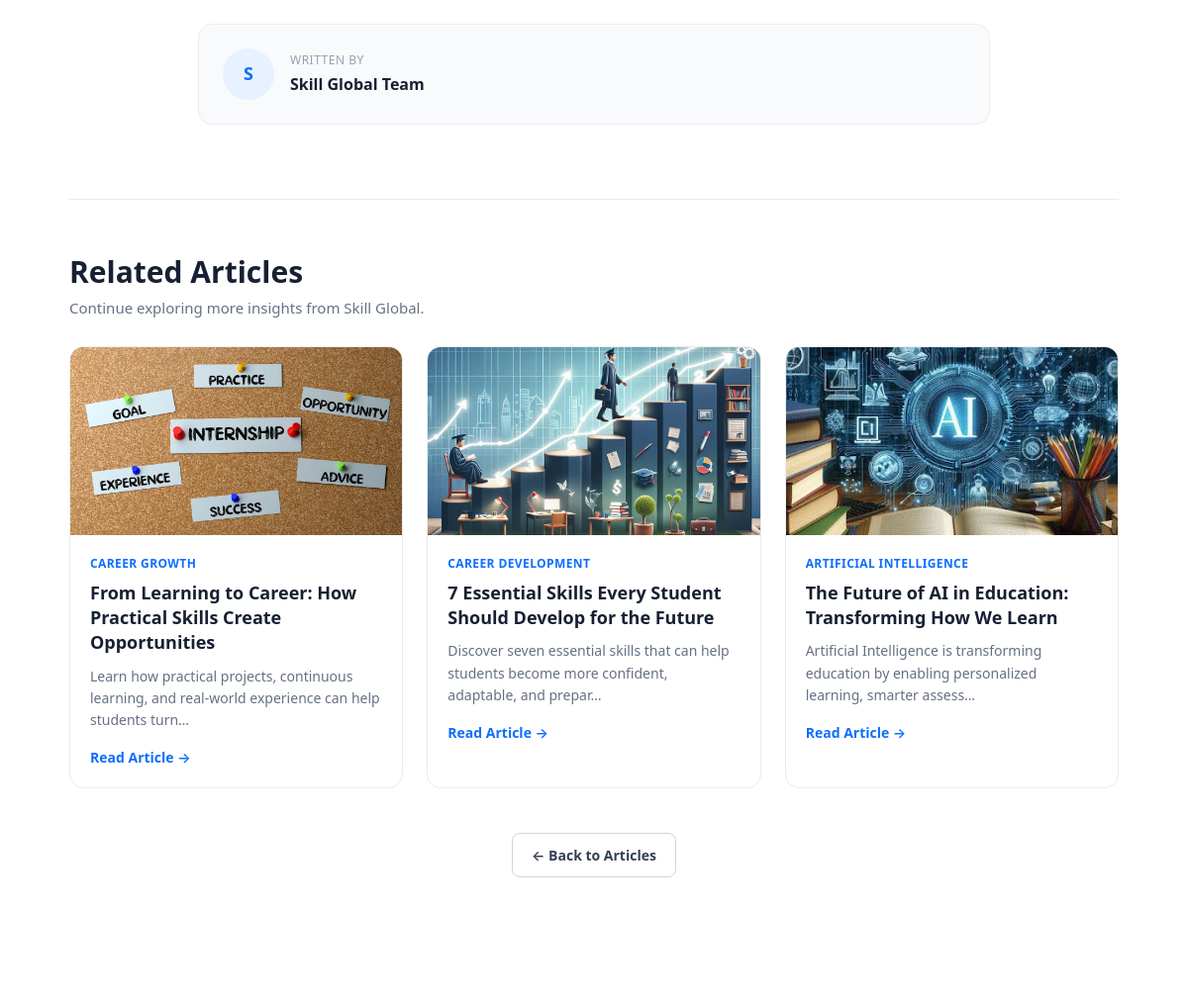
Before: /articles/why-digital-skills-matter-in-todays-workplace/ (middle part) with the older database file.
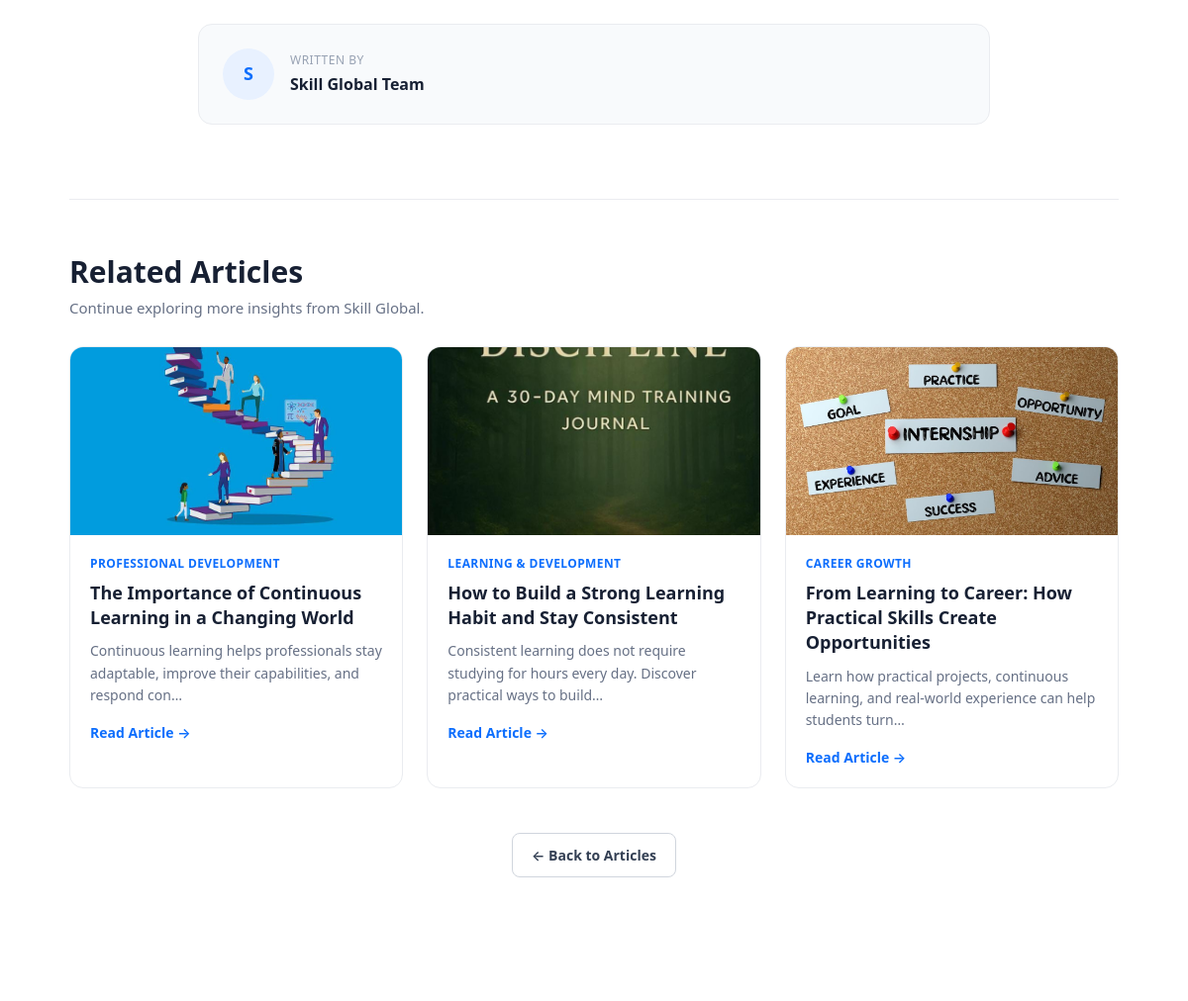
After: the same page with the newer database file.
### skill_global/models.py (models this page shows, shortened)
class Article(models.Model):
    title = models.CharField(max_length=200)
    slug = models.SlugField(max_length=220, unique=True, blank=True)
    category = models.CharField(max_length=100, blank=True)
    author = models.CharField(max_length=150, blank=True)
    summary = models.CharField(max_length=255, blank=True)
    content = models.TextField()
    image = models.ImageField(upload_to='articles/', blank=True, null=True)
    read_time = models.PositiveIntegerField(default=5)
    tags = models.CharField(max_length=255, blank=True)
    featured = models.BooleanField(default=False)
    is_published = models.BooleanField(default=True)
    published_at = models.DateTimeField(auto_now_add=True)
    class Meta:
        verbose_name = 'Article'
        verbose_name_plural = 'Articles'
        ordering = ['-published_at']

### skill_global/views.py (the view)
def article_detail(request, slug):
    article = get_object_or_404(
        Article,
        slug=slug,
        is_published=True
    )
    related_articles = Article.objects.filter(
        is_published=True
    ).exclude(
        id=article.id
    ).order_by('-published_at')[:3]
    context = {
        'page_title': article.title,
        'page_description': article.summary,
        'article': article,
        'related_articles': related_articles,
    }
    return render(
        request,
        'skill_global/article_detail.html',
        context
    )

### templates/skill_global/article_detail.html (shortened to what this page needs)
{% extends 'base.html' %}
{% load static %}
{% block content %}
<section class="article-detail-page">
    <div class="article-container">
        <article class="article-content-wrapper">
            {% if article.author %}
            <div class="article-author-box">
                <div class="author-avatar">
                    {{ article.author|first|upper }}
                </div>
                <div>
                    <p class="author-label">
                        Written by
                    </p>
                    <p class="author-name">
                        {{ article.author }}
                    </p>
                </div>
            </div>
            {% endif %}
        </article>
        {% if related_articles %}
        <section class="related-section">
            <h2 class="related-heading">
                Related Articles
            </h2>
            <p class="related-description">
                Continue exploring more insights from Skill Global.
            </p>
            <div class="row g-4">
                {% for related in related_articles %}
                <div class="col-md-4">
                    <article class="related-card">
                        {% if related.image %}
                        <img src="{{ related.image.url }}" alt="{{ related.title }}" class="related-image">
                        {% else %}
                        <div class="related-image-placeholder"></div>
                        {% endif %}
                        <div class="related-card-body">
                            {% if related.category %}
                            <div class="related-category">
                                {{ related.category }}
                            </div>
                            {% endif %}
                            <h3 class="related-title">
                                <a href="{% url 'article_detail' related.slug %}">
                                    {{ related.title }}
                                </a>
                            </h3>
                            {% if related.summary %}
                            <p class="related-summary">
                                {{ related.summary|truncatechars:100 }}
                            </p>
                            {% endif %}
                            <a href="{% url 'article_detail' related.slug %}" class="related-link">
                                Read Article →
                            </a>
                        </div>
                    </article>
                </div>
                {% endfor %}
            </div>
        </section>
        {% endif %}
        <div class="back-to-articles">
            <a href="{% url 'articles' %}">
                ← Back to Articles
            </a>
        </div>
    </div>
</section>
{% endblock %}

Changed rows visible on the page:
no longer on this page (row unchanged): Article: image (picture), category "CAREER DEVELOPMENT", title "7 Essential Skills Every Student Should Develop for the Future", summary "Discover seven essential skills that can help students become more confident, adaptable, and prepar…"
no longer on this page (row unchanged): Article: image (picture), category "ARTIFICIAL INTELLIGENCE", title "The Future of AI in Education: Transforming How We Learn", summary "Artificial Intelligence is transforming education by enabling personalized learning, smarter assess…"
added Article: image (picture), category "PROFESSIONAL DEVELOPMENT", title "The Importance of Continuous Learning in a Changing World", summary "Continuous learning helps professionals stay adaptable, improve their capabilities, and respond con…"
added Article: image (picture), category "LEARNING & DEVELOPMENT", title "How to Build a Strong Learning Habit and Stay Consistent", summary "Consistent learning does not require studying for hours every day. Discover practical ways to build…"
